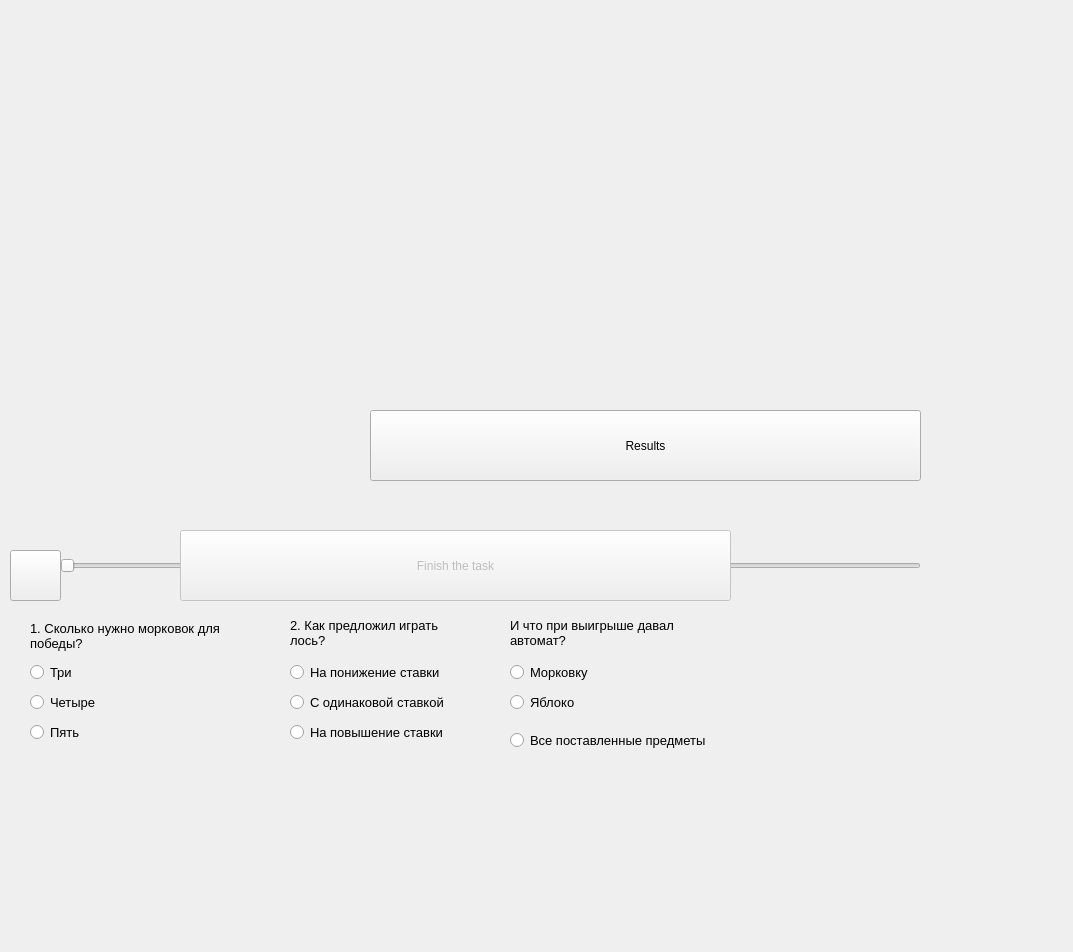
<?xml version="1.0" encoding="UTF-8"?>
<ui version="4.0">
 <class>videoplayer</class>
 <widget class="QWidget" name="videoplayer">
  <property name="geometry">
   <rect>
    <x>0</x>
    <y>0</y>
    <width>1073</width>
    <height>952</height>
   </rect>
  </property>
  <property name="windowTitle">
   <string>Form</string>
  </property>
  <widget class="QSlider" name="m_positionSlider">
   <property name="geometry">
    <rect>
     <x>60</x>
     <y>550</y>
     <width>861</width>
     <height>31</height>
    </rect>
   </property>
   <property name="orientation">
    <enum>Qt::Horizontal</enum>
   </property>
  </widget>
  <widget class="QPushButton" name="m_playButton">
   <property name="geometry">
    <rect>
     <x>10</x>
     <y>550</y>
     <width>51</width>
     <height>51</height>
    </rect>
   </property>
   <property name="text">
    <string/>
   </property>
  </widget>
  <widget class="QPushButton" name="m_playButton_2">
   <property name="enabled">
    <bool>false</bool>
   </property>
   <property name="geometry">
    <rect>
     <x>180</x>
     <y>530</y>
     <width>551</width>
     <height>71</height>
    </rect>
   </property>
   <property name="text">
    <string>Finish the task</string>
   </property>
  </widget>
  <widget class="QLabel" name="label_2">
   <property name="geometry">
    <rect>
     <x>30</x>
     <y>610</y>
     <width>221</width>
     <height>51</height>
    </rect>
   </property>
   <property name="font">
    <font>
     <pointsize>10</pointsize>
    </font>
   </property>
   <property name="text">
    <string>1. Сколько нужно морковок для победы?</string>
   </property>
   <property name="wordWrap">
    <bool>true</bool>
   </property>
  </widget>
  <widget class="QRadioButton" name="radioButton">
   <property name="geometry">
    <rect>
     <x>30</x>
     <y>660</y>
     <width>158</width>
     <height>25</height>
    </rect>
   </property>
   <property name="font">
    <font>
     <pointsize>10</pointsize>
    </font>
   </property>
   <property name="text">
    <string>Три</string>
   </property>
  </widget>
  <widget class="QRadioButton" name="radioButton_2">
   <property name="geometry">
    <rect>
     <x>30</x>
     <y>690</y>
     <width>158</width>
     <height>25</height>
    </rect>
   </property>
   <property name="font">
    <font>
     <pointsize>10</pointsize>
    </font>
   </property>
   <property name="text">
    <string>Четыре</string>
   </property>
  </widget>
  <widget class="QRadioButton" name="radioButton_3">
   <property name="geometry">
    <rect>
     <x>30</x>
     <y>720</y>
     <width>158</width>
     <height>25</height>
    </rect>
   </property>
   <property name="font">
    <font>
     <pointsize>10</pointsize>
    </font>
   </property>
   <property name="text">
    <string>Пять</string>
   </property>
  </widget>
  <widget class="QRadioButton" name="radioButton_4">
   <property name="geometry">
    <rect>
     <x>290</x>
     <y>660</y>
     <width>211</width>
     <height>25</height>
    </rect>
   </property>
   <property name="font">
    <font>
     <pointsize>10</pointsize>
    </font>
   </property>
   <property name="text">
    <string>На понижение ставки</string>
   </property>
  </widget>
  <widget class="QRadioButton" name="radioButton_6">
   <property name="geometry">
    <rect>
     <x>290</x>
     <y>720</y>
     <width>201</width>
     <height>25</height>
    </rect>
   </property>
   <property name="font">
    <font>
     <pointsize>10</pointsize>
    </font>
   </property>
   <property name="text">
    <string>На повышение ставки</string>
   </property>
  </widget>
  <widget class="QLabel" name="label_3">
   <property name="geometry">
    <rect>
     <x>290</x>
     <y>612</y>
     <width>158</width>
     <height>41</height>
    </rect>
   </property>
   <property name="font">
    <font>
     <pointsize>10</pointsize>
    </font>
   </property>
   <property name="text">
    <string>2. Как предложил играть лось? </string>
   </property>
   <property name="wordWrap">
    <bool>true</bool>
   </property>
  </widget>
  <widget class="QRadioButton" name="radioButton_5">
   <property name="geometry">
    <rect>
     <x>290</x>
     <y>690</y>
     <width>211</width>
     <height>25</height>
    </rect>
   </property>
   <property name="font">
    <font>
     <pointsize>10</pointsize>
    </font>
   </property>
   <property name="text">
    <string>С одинаковой ставкой</string>
   </property>
  </widget>
  <widget class="QRadioButton" name="radioButton_7">
   <property name="geometry">
    <rect>
     <x>510</x>
     <y>660</y>
     <width>158</width>
     <height>25</height>
    </rect>
   </property>
   <property name="font">
    <font>
     <pointsize>10</pointsize>
    </font>
   </property>
   <property name="text">
    <string>Морковку</string>
   </property>
  </widget>
  <widget class="QRadioButton" name="radioButton_8">
   <property name="geometry">
    <rect>
     <x>510</x>
     <y>720</y>
     <width>261</width>
     <height>41</height>
    </rect>
   </property>
   <property name="font">
    <font>
     <pointsize>10</pointsize>
    </font>
   </property>
   <property name="text">
    <string>Все поставленные предметы </string>
   </property>
  </widget>
  <widget class="QLabel" name="label_4">
   <property name="geometry">
    <rect>
     <x>510</x>
     <y>612</y>
     <width>211</width>
     <height>41</height>
    </rect>
   </property>
   <property name="font">
    <font>
     <pointsize>10</pointsize>
    </font>
   </property>
   <property name="text">
    <string>И что при выигрыше давал автомат?</string>
   </property>
   <property name="wordWrap">
    <bool>true</bool>
   </property>
  </widget>
  <widget class="QRadioButton" name="radioButton_9">
   <property name="geometry">
    <rect>
     <x>510</x>
     <y>690</y>
     <width>158</width>
     <height>25</height>
    </rect>
   </property>
   <property name="font">
    <font>
     <pointsize>10</pointsize>
    </font>
   </property>
   <property name="text">
    <string>Яблоко</string>
   </property>
  </widget>
  <widget class="QLabel" name="colAns">
   <property name="geometry">
    <rect>
     <x>750</x>
     <y>640</y>
     <width>158</width>
     <height>23</height>
    </rect>
   </property>
   <property name="font">
    <font>
     <pointsize>10</pointsize>
    </font>
   </property>
   <property name="text">
    <string/>
   </property>
  </widget>
  <widget class="QPushButton" name="m_playButton_3">
   <property name="geometry">
    <rect>
     <x>370</x>
     <y>410</y>
     <width>551</width>
     <height>71</height>
    </rect>
   </property>
   <property name="text">
    <string>Results</string>
   </property>
  </widget>
 </widget>
 <resources/>
 <connections/>
</ui>
